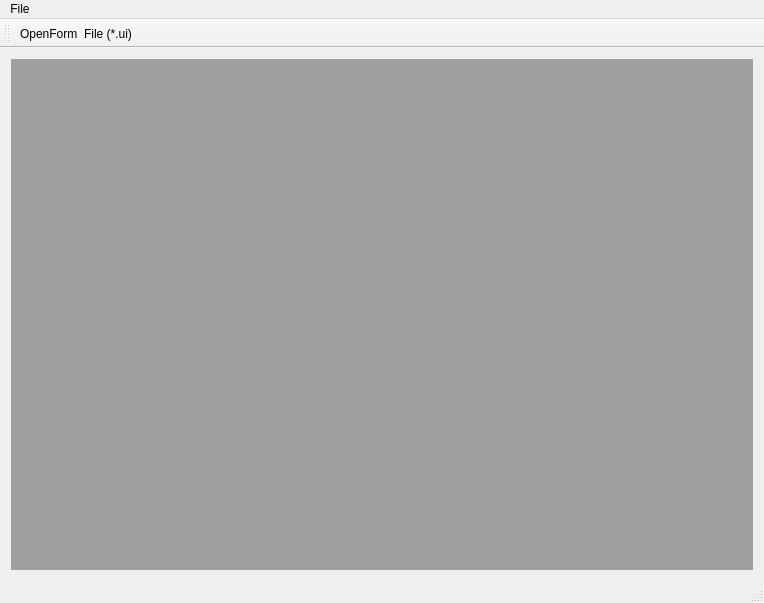
<?xml version="1.0" encoding="UTF-8"?>
<ui version="4.0">
 <class>qtres2doxClass</class>
 <widget class="QMainWindow" name="qtres2doxClass">
  <property name="geometry">
   <rect>
    <x>0</x>
    <y>0</y>
    <width>764</width>
    <height>603</height>
   </rect>
  </property>
  <property name="windowTitle">
   <string>qtres2dox</string>
  </property>
  <widget class="QWidget" name="centralWidget">
   <layout class="QVBoxLayout" name="verticalLayout">
    <item>
     <widget class="QMdiArea" name="mdiArea"/>
    </item>
   </layout>
  </widget>
  <widget class="QMenuBar" name="menuBar">
   <property name="geometry">
    <rect>
     <x>0</x>
     <y>0</y>
     <width>764</width>
     <height>21</height>
    </rect>
   </property>
   <widget class="QMenu" name="menuFile">
    <property name="title">
     <string>File</string>
    </property>
    <addaction name="actionOpen"/>
    <addaction name="actionSelectResource"/>
    <addaction name="separator"/>
    <addaction name="actionExport_Image"/>
    <addaction name="actionDoxygenExport"/>
    <addaction name="separator"/>
    <addaction name="actionExit"/>
   </widget>
   <addaction name="menuFile"/>
  </widget>
  <widget class="QStatusBar" name="statusBar"/>
  <widget class="QToolBar" name="toolBar">
   <property name="windowTitle">
    <string>toolBar</string>
   </property>
   <attribute name="toolBarArea">
    <enum>TopToolBarArea</enum>
   </attribute>
   <attribute name="toolBarBreak">
    <bool>false</bool>
   </attribute>
   <addaction name="actionOpen"/>
  </widget>
  <action name="actionOpen">
   <property name="text">
    <string>OpenForm  File (*.ui)</string>
   </property>
   <property name="shortcut">
    <string>Ctrl+O</string>
   </property>
  </action>
  <action name="actionExit">
   <property name="text">
    <string>Exit</string>
   </property>
  </action>
  <action name="actionExport_Image">
   <property name="text">
    <string>Export Form as Image</string>
   </property>
  </action>
  <action name="actionSelectResource">
   <property name="text">
    <string>Select Resource (*.qrc)</string>
   </property>
  </action>
  <action name="actionDoxygenExport">
   <property name="text">
    <string>Doxygen Export</string>
   </property>
  </action>
 </widget>
 <layoutdefault spacing="6" margin="11"/>
 <resources>
  <include location="qtres2dox.qrc"/>
 </resources>
 <connections/>
</ui>
